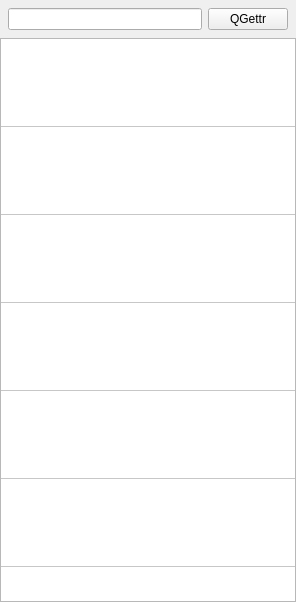
<?xml version="1.0" encoding="UTF-8"?>
<ui version="4.0">
 <class>Widget</class>
 <widget class="QWidget" name="Widget">
  <property name="geometry">
   <rect>
    <x>0</x>
    <y>0</y>
    <width>296</width>
    <height>602</height>
   </rect>
  </property>
  <property name="windowTitle">
   <string>Widget</string>
  </property>
  <layout class="QVBoxLayout" name="verticalLayout">
   <property name="spacing">
    <number>0</number>
   </property>
   <property name="leftMargin">
    <number>0</number>
   </property>
   <property name="topMargin">
    <number>0</number>
   </property>
   <property name="rightMargin">
    <number>0</number>
   </property>
   <property name="bottomMargin">
    <number>0</number>
   </property>
   <item>
    <layout class="QHBoxLayout" name="horizontalLayout">
     <property name="leftMargin">
      <number>8</number>
     </property>
     <property name="topMargin">
      <number>8</number>
     </property>
     <property name="rightMargin">
      <number>8</number>
     </property>
     <property name="bottomMargin">
      <number>8</number>
     </property>
     <item>
      <widget class="QLineEdit" name="lineEdit"/>
     </item>
     <item>
      <widget class="QPushButton" name="pushButton">
       <property name="text">
        <string>QGettr</string>
       </property>
       <property name="flat">
        <bool>false</bool>
       </property>
      </widget>
     </item>
    </layout>
   </item>
   <item>
    <widget class="QTableWidget" name="tableWidget">
     <property name="verticalScrollBarPolicy">
      <enum>Qt::ScrollBarAlwaysOff</enum>
     </property>
     <property name="horizontalScrollBarPolicy">
      <enum>Qt::ScrollBarAlwaysOff</enum>
     </property>
     <property name="editTriggers">
      <set>QAbstractItemView::NoEditTriggers</set>
     </property>
     <property name="iconSize">
      <size>
       <width>72</width>
       <height>72</height>
      </size>
     </property>
     <property name="rowCount">
      <number>30</number>
     </property>
     <property name="columnCount">
      <number>1</number>
     </property>
     <attribute name="horizontalHeaderVisible">
      <bool>false</bool>
     </attribute>
     <attribute name="horizontalHeaderDefaultSectionSize">
      <number>375</number>
     </attribute>
     <attribute name="verticalHeaderVisible">
      <bool>false</bool>
     </attribute>
     <attribute name="verticalHeaderDefaultSectionSize">
      <number>88</number>
     </attribute>
     <attribute name="verticalHeaderMinimumSectionSize">
      <number>88</number>
     </attribute>
     <row/>
     <row/>
     <row/>
     <row/>
     <row/>
     <row/>
     <row/>
     <row/>
     <row/>
     <row/>
     <row/>
     <row/>
     <row/>
     <row/>
     <row/>
     <row/>
     <row/>
     <row/>
     <row/>
     <row/>
     <row/>
     <row/>
     <row/>
     <row/>
     <row/>
     <row/>
     <row/>
     <row/>
     <row/>
     <row/>
     <column/>
    </widget>
   </item>
  </layout>
 </widget>
 <layoutdefault spacing="6" margin="11"/>
 <resources/>
 <connections/>
</ui>
